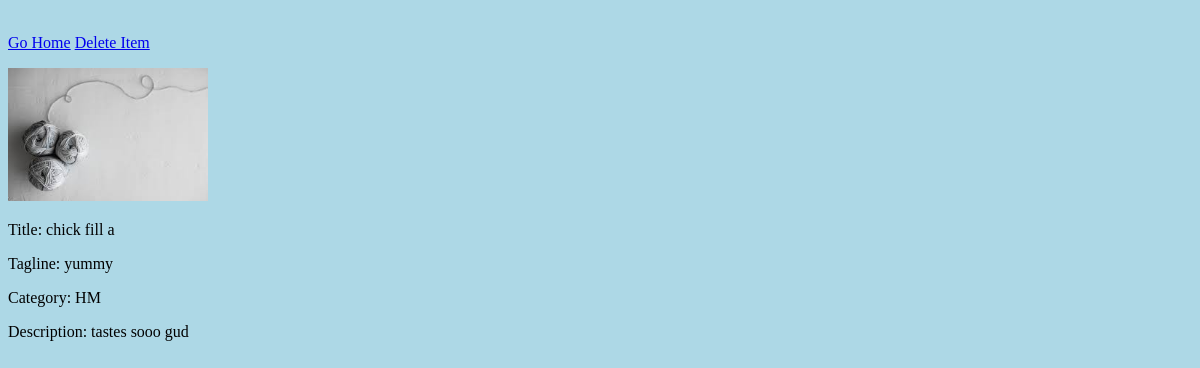
The app's page /product_detail_view/10/, older data.
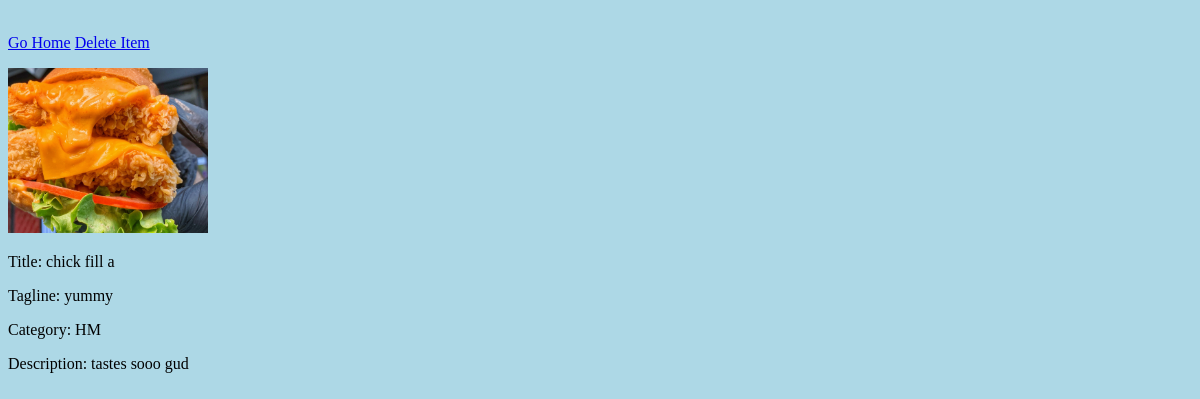
The same page, newer data.
### website_app/models.py (models this page shows, shortened)
class Products(models.Model):
    name = models.CharField(max_length=250, blank=False, null=False, default='none')
    tagline = models.CharField(max_length=250, null=True, blank=True)
    price = models.DecimalField(max_digits=6, decimal_places=2, null=True, blank=True)
    category = models.ForeignKey("Category", on_delete=models.CASCADE, blank=True)
    description = models.CharField(max_length=250, null=True, blank=False)
    product_image = models.ImageField(null=True, blank=True, upload_to='media/media/images/', default='media/images/tennisball.jpg')

class Category(models.Model):
    HOME = 'HM'
    PETS = 'PT'
    CAR = 'CR'
    ELECTRONICS = 'EL'
    HOBBIES = 'HB'
    CATEGORY_CHOICES = [
        (HOME, 'Home'),
        (PETS, 'Pets'),
        (CAR, 'Car'),
        (ELECTRONICS, 'Electronics'),
        (HOBBIES, 'Hobbies'),
    ]
    category_choice = models.CharField(
        max_length=2,
        choices=CATEGORY_CHOICES,
        default=HOBBIES,
    )
    def __str__(self):
        choices= "CATEGORY_CHOICES"
        for key,value in self.CATEGORY_CHOICES:
            return self.category_choice

### website_app/views.py (the view)
# urls.py: path('product_detail_view/<int:id>/',views.product_detail_view, name='product detail'),
def product_detail_view(request,id):
    product = Products.objects.get(id=id)
    return render (request, 'product_detail_view.html',{'product': product})

### template/product_detail_view.html (shortened to what this page needs)
<!DOCTYPE html>
<html lang="en">
<head>
</head>
<body class='body'>
    <div class='div1'>
    <br>
       <a href="/" class='button'>Go Home</a>
       <a href="/" class='button'>Delete Item</a>
        </div>
    <div class="col-3">
 <img width=200px src="/media/{{product.product_image}}/" alt="picture of product">
<p>Title: {{product.name}}</p>
<p>Tagline: {{product.tagline}}</p>
<p>Category: {{product.category}}</p>
<p>Description: {{product.description}}</p>
</div>
</body>

### template/product_detail_view.html (style rules this page uses)
body { background-color: lightblue; }

Row changes from the older to the newer data that the page shows:
changed Products "chick fill a": product_image: a different picture
